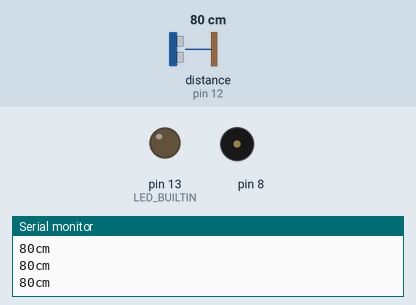
Recording of a sketch running on a simulated Arduino Uno, built with avr-gcc and run on an emulated ATmega328P. On the bench: output pins drawn as LEDs (lit = HIGH), buzzer (waves = sounding), the last lines printed to the serial monitor. Dashed ring = blinking. The test bench sets the inputs (shaded band); at power-on: distance to the obstacle (sensor on pin 12) 80 cm. The echo pulse lasts 58.3 µs per cm.

Above: at 2.2 s.
2.3 s: distance to the obstacle (sensor on pin 12) set to 55 cm
3.8 s: distance to the obstacle (sensor on pin 12) set to 46 cm
At 4.12 s:
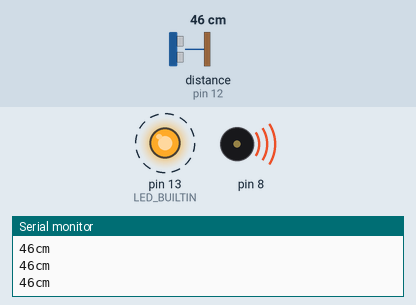
6.8 s: distance to the obstacle (sensor on pin 12) set to 60 cm
At 8.4 s:
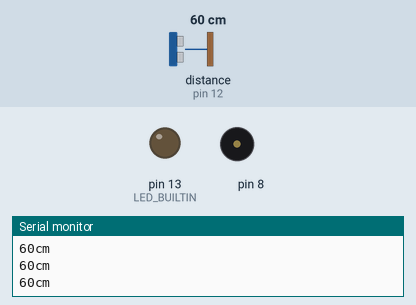
9.8 s: distance to the obstacle (sensor on pin 12) set to 2 cm
At 10.1 s:
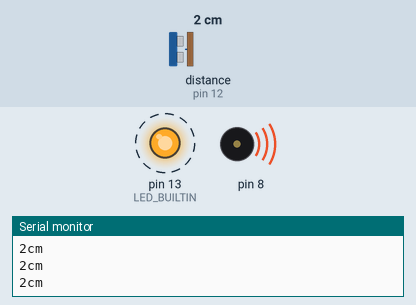
12.8 s: distance to the obstacle (sensor on pin 12) set to 120 cm
At 13.7 s:
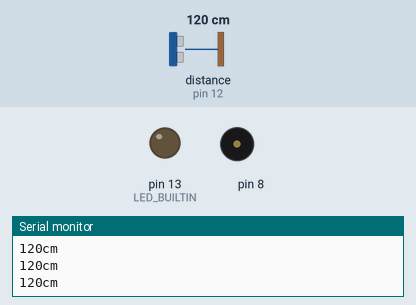
Timing chart, 0 to 15.3 s (numbered marks = the images above; inputs shaded):
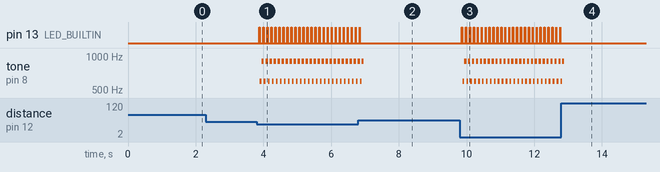

Measured:
- the behaviour switches between 51 and 50 cm on distance to the obstacle (sensor on pin 12) (found by bisection; images 0 and 1)
- after the input at 3.8 s, pin 13 (LED_BUILTIN): alternates HIGH for 0.01 s and LOW for 0.11 s, starting after 0.08 s; tone on pin 8: alternates 900 Hz for 0.07 s and 600 Hz for 0.05 s, starting after 0.10 s
- after the input at 6.8 s, pin 13 (LED_BUILTIN): goes on until 6.9 s, then stays LOW
- after the input at 9.8 s, pin 13 (LED_BUILTIN): alternates HIGH for 0.01 s and LOW for 0.11 s, starting after 0.06 s; tone on pin 8: alternates 900 Hz for 0.07 s and 600 Hz for 0.05 s, starting after 0.08 s
- after the input at 12.8 s, pin 13 (LED_BUILTIN): stops changing and stays LOW

The sketch:

Alarme_pour_chat.ino
```cpp
#include "SR04.h"
#include "pitches.h"

#define TRIG_PIN 12
#define ECHO_PIN 11


SR04 sr04 = SR04(ECHO_PIN,TRIG_PIN);
long a;


void setup() {
   pinMode(8, OUTPUT);
   pinMode(LED_BUILTIN, OUTPUT);
   Serial.begin(9600);
   delay(1000);
}

void loop() {
   a=sr04.Distance();
   Serial.print(a);
   Serial.println("cm");
   delay(20);

   if (a <= 50)  {
    digitalWrite(LED_BUILTIN, HIGH);
    delay(10);
    digitalWrite(LED_BUILTIN, LOW);
    delay(10);
   }

  if (a <= 50) {
    tone (8, 600);
    delay(50);
    tone (8, 900);
    }
   else noTone(8);
}
```
